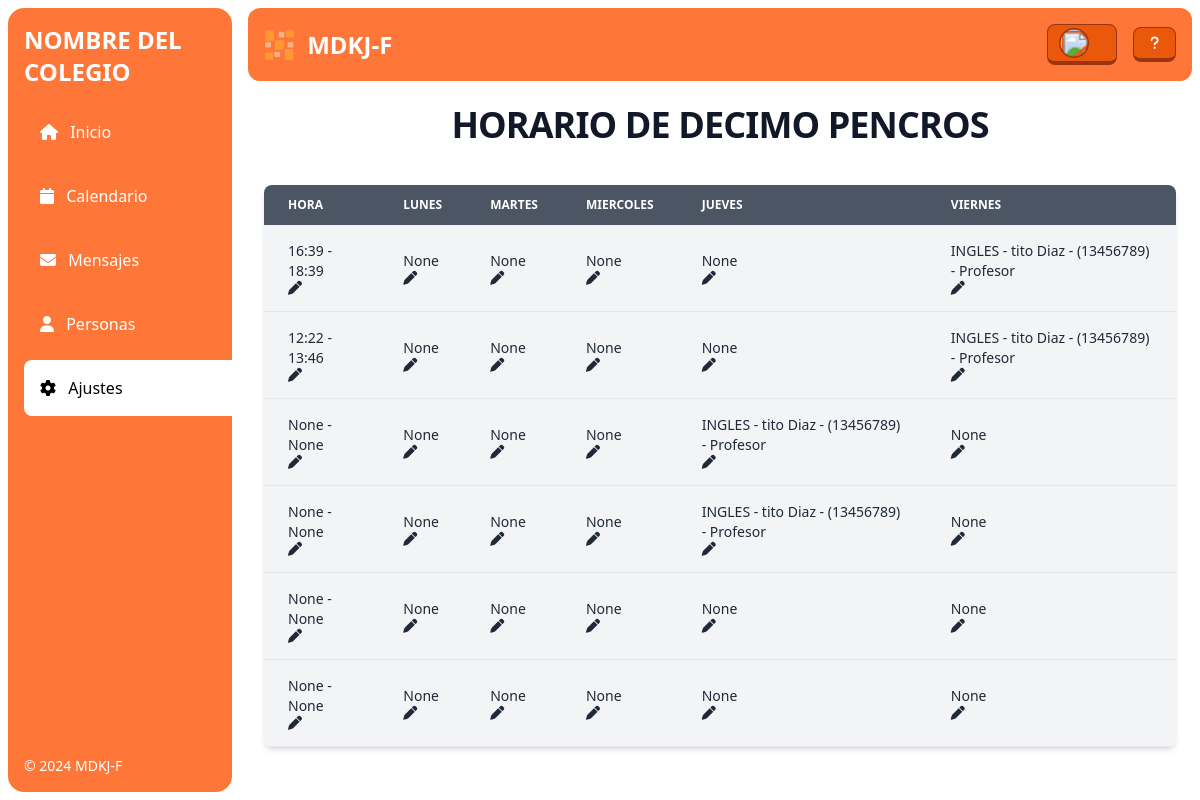
The page /informacion/grados/mirar/horario/2/ on the database its author committed.
### informacion/models.py (models this page shows, shortened)
class Grado(models.Model):
    grado_nom = models.TextField()
    grado_num = models.TextField()
    descripcion = models.TextField()
    estado = models.BooleanField(default=True)
    created_on = models.DateTimeField(default=timezone.now)
    author = models.ForeignKey(User, on_delete=models.CASCADE, related_name='creador_grado')
    horario_partes = models.ForeignKey(Horarios_Partes, on_delete=models.SET_NULL, blank=True, null=True)
    materias = models.ManyToManyField(Materias, blank=True, related_name='materias_grado')

class HorarioDiario(models.Model): #Materias por dia (DEPENDIENDO DEL HORARIO SE VA A ITERAR SOBRE ESTE MODELO PARA CREAR LAS CLASES DIARIAS NECESARIAS)
    grado = models.ForeignKey(Grado, on_delete=models.CASCADE)
    hora_inicio = models.TimeField(blank=True, null=True)
    hora_fin = models.TimeField(blank=True, null=True)
    """LOS MODELOS TIENEN NOMBRES DE DIAS PERO REALMENTE SE REFIEREN A LAS MATERIAS DE ESTE DIA
         |
        \|/                                                                               """
    lunes = models.ForeignKey(Materias, on_delete=models.CASCADE, blank=True, null=True, related_name='materias_grado_1')
    martes = models.ForeignKey(Materias, on_delete=models.CASCADE, blank=True, null=True, related_name='materias_grado_2')
    miercoles = models.ForeignKey(Materias, on_delete=models.CASCADE, blank=True, null=True, related_name='materias_grado_3')
    jueves = models.ForeignKey(Materias, on_delete=models.CASCADE, blank=True, null=True, related_name='materias_grado_4')
    viernes = models.ForeignKey(Materias, on_delete=models.CASCADE, blank=True, null=True, related_name='materias_grado_5')

class Materias(models.Model):
    electiva = models.BooleanField(default=True)
    profe1 = models.ForeignKey(UserProfes,on_delete=models.CASCADE, blank=True, related_name='profesor_0')
    titulo1 = models.TextField(blank=True, null=True)
    descripcion1 = models.TextField(blank=True, null=True)
    alumnos1 = models.ManyToManyField(UserAlumno, blank=True, related_name='alumnos_electiva1')
    profe2 = models.ForeignKey(UserProfes,on_delete=models.CASCADE, blank=True, null=True, related_name='profesor_1')
    titulo2 = models.TextField(blank=True, null=True)
    descripcion2 = models.TextField(blank=True, null=True)
    alumnos2 = models.ManyToManyField(UserAlumno, blank=True, related_name='alumnos_electiva2')
    estado = models.BooleanField(default=True)
    created_on = models.DateTimeField(default=timezone.now)
    author = models.ForeignKey(User, on_delete=models.CASCADE, related_name='creador_materia')
    def __str__(self):
        return f'{self.titulo1} - {self.profe1}'

### users/models.py (models this page shows, shortened)
class CustomUser(AbstractUser):
    tipo_documento = models.CharField(max_length=50,choices=TIPO_DOCUMENTO, default='Sin informacion')
    numero_documento = models.CharField(max_length=20, null=True, blank=True)
    introduccion = models.TextField(null=True, blank=True)

class CustomUserProfesores(CustomUser):
    foto = models.ImageField(default='profesores/profile.png', upload_to=user_directory_path_profile_profesor, null=True, blank=True)
    descripcion = models.TextField(blank=True, null=True)
    tipo_usuario = models.CharField(max_length=50, choices=TIPO_USUARIO, default='Profesor')
    fecha_creacion = models.DateTimeField(auto_now_add=True)
    titular = models.ForeignKey('informacion.Grado', on_delete=models.SET_NULL, blank=True, null=True,related_name='profesor_titulares')  # Utiliza 'informacion.Grado')  # Campo ForeignKey para relacionar con Grado
    sexo = models.CharField(max_length=20, choices=SEXO, default='Sin informacion')
    estado = models.BooleanField(default=True)
    alergias = models.TextField(blank=True, null=True)
    condiciones_medicas = models.TextField(blank=True, null=True)
    medicamentos_actuales = models.TextField(blank=True, null=True)
    grupo_sanguineo = models.CharField(max_length=15, blank=True, null=True, choices=TIPO_SANGRE, default='Desconocido')
    contacto_emergencia_nombre = models.CharField(max_length=255, blank=True, null=True)
    contacto_emergencia_telefono = models.CharField(max_length=20, blank=True, null=True)
    def __str__(self):
        return f'{self.first_name} {self.last_name} - ({self.username}) - {self.tipo_usuario}'

### informacion/views.py (the view)
# urls.py: path('grados/mirar/horario/<int:pk>/', VerGradosHorario.as_view(), name='MirarGradoHorario'),
class VerGradosHorario(View):
    def get(self, request, pk, *args, **kwargs):
        grado = Grado.objects.get(id=pk)
        horarios_del_grado = HorarioDiario.objects.filter(grado=grado)
        vista = 'gestor'
        abierto='ajustes'
        materias_grado = grado.materias.all()
        """DEBEMOS CREAR UN FORMULARIO POR CADA ELEMENTO POR EDITAR"""
        formularioHora = HoraHorarioForm()
        formularioMaterias = MateriasHorarioForm(materias_grado=materias_grado)
        context = {
            'grado': grado,
            'vista': vista,
            'abierto':abierto,
            'horario':horarios_del_grado,
            'formHora': formularioHora,
            'formMaterias': formularioMaterias,
        }
        return render(request, 'informacion/grados/horarios/ver_horario.html', context)

### templates/informacion/grados/horarios/ver_horario.html (shortened to what this page needs)
<head>
</head>
{% extends 'base.html' %}
{% block content %}
{% load static %}
<div class="mx-auto max-w-screen-sm text-center">
    <h2 class="lg:py-2  text-4xl tracking-tight font-bold text-gray-900 mb-8 zoom-10">HORARIO DE {{grado.grado_nom}}</h2>
</div>
<div class="overflow-x-auto shadow-md sm:rounded-lg">
    <table class="w-full text-sm text-left rtl:text-right overflow-x-auto text-gray-800">
        <thead class="text-xs text-white uppercase bg-gray-600">
            <tr>
                <th scope="col" class="px-6 py-3">
                    Hora
                </th>
                <th scope="col" class="px-6 py-3">
                    Lunes
                </th>
                <th scope="col" class="px-6 py-3">
                    Martes
                </th>
                <th scope="col" class="px-6 py-3">
                    Miercoles
                </th>
                <th scope="col" class="px-6 py-3">
                    Jueves
                </th>
                <th scope="col" class="px-6 py-3">
                    Viernes
                </th>
            </tr>
        </thead>
        <tbody>
        {% for horas in horario %}
            <tr class="bg-gray-100 border-b hover:bg-gray-200">
                <td class="px-6 py-4 font-medium">
                    {{horas.hora_inicio}} - {{horas.hora_fin}}
                    <br>
                    <button onclick="mostrarVentanaHorarios('EmergenteHora', '{{horas.pk}}')">
                        <i class="fa-solid fa-pen"></i>
                    </button>
                </td>
                <td class="px-6 py-4">
                    {{horas.lunes}}
                    <br>
                    <button onclick="mostrarVentanaHorarios('EmergenteLunes', '{{horas.pk}}')">
                        <i class="fa-solid fa-pen"></i>
                    </button>
                </td>
                <td class="px-6 py-4">
                    {{horas.martes}}
                    <br>
                    <button onclick="mostrarVentanaHorarios('EmergenteMartes', '{{horas.pk}}')">
                        <i class="fa-solid fa-pen"></i>
                    </button>
                </td>
                <td class="px-6 py-4">
                    {{horas.miercoles}}
                    <br>
                    <button onclick="mostrarVentanaHorarios('EmergenteMiercoles', '{{horas.pk}}')">
                        <i class="fa-solid fa-pen"></i>
                    </button>
                </td>
                <td class="px-6 py-4">
                    {{horas.jueves}}
                    <br>
                    <button onclick="mostrarVentanaHorarios('EmergenteJueves', '{{horas.pk}}')">
                        <i class="fa-solid fa-pen"></i>
                    </button>
                </td>
                <td class="px-6 py-4">
                    {{horas.viernes}}
                    <br>
                    <button onclick="mostrarVentanaHorarios('EmergenteViernes', '{{horas.pk}}')">
                            <i class="fa-solid fa-pen"></i>
                    </button>
                </td>
            </tr>
        {% endfor %}
        </tbody>
    </table>
</div>
<br>
<link rel="stylesheet" href="{% static 'css/ventanas/ventana_emergente_horarios.css' %}">
{% endblock content %}

### rows shown on the page
Grado: grado_nom "DECIMO PENCROS"
HorarioDiario: hora_inicio "16:39", hora_fin "18:39", lunes "None", martes "None", miercoles "None", jueves "None", viernes "INGLES - tito Diaz - (13456789) - Profesor"
HorarioDiario: hora_inicio "12:22", hora_fin "13:46", lunes "None", martes "None", miercoles "None", jueves "None", viernes "INGLES - tito Diaz - (13456789) - Profesor"
HorarioDiario: hora_inicio "None", hora_fin "None", lunes "None", martes "None", miercoles "None", jueves "INGLES - tito Diaz - (13456789) - Profesor", viernes "None"
HorarioDiario: hora_inicio "None", hora_fin "None", lunes "None", martes "None", miercoles "None", jueves "INGLES - tito Diaz - (13456789) - Profesor", viernes "None"
HorarioDiario: hora_inicio "None", hora_fin "None", lunes "None", martes "None", miercoles "None", jueves "None", viernes "None"
HorarioDiario: hora_inicio "None", hora_fin "None", lunes "None", martes "None", miercoles "None", jueves "None", viernes "None"
